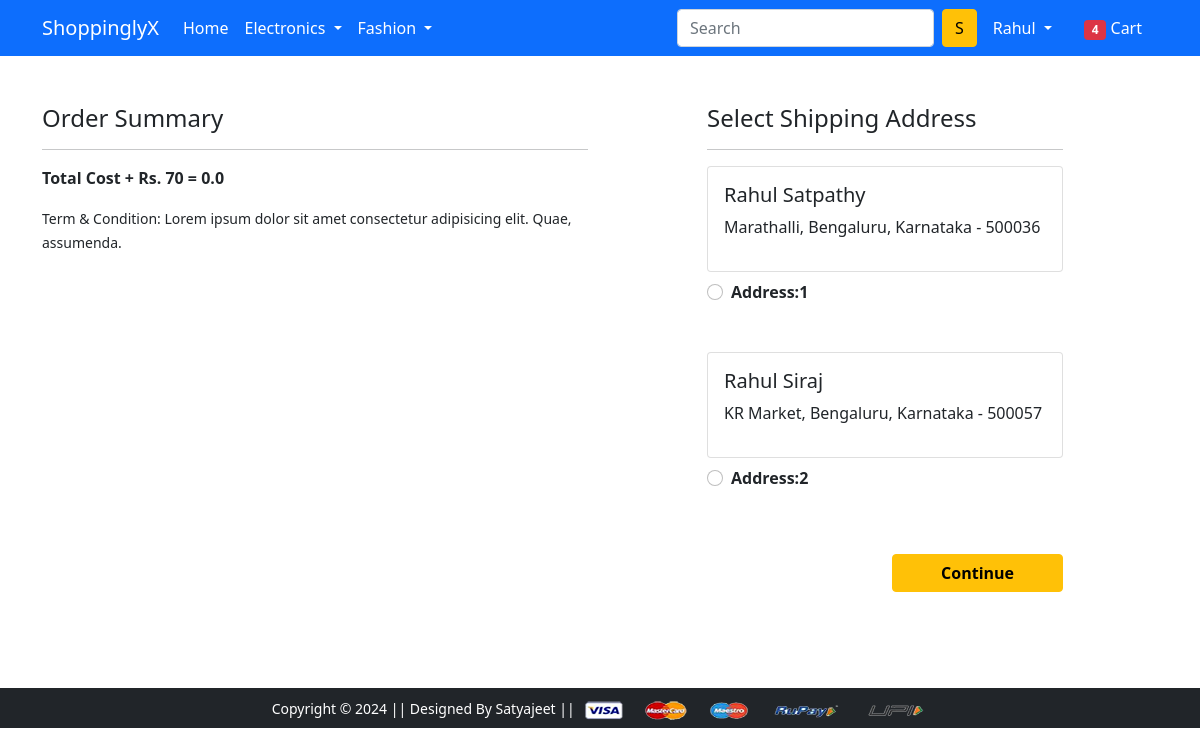
The page /checkout/ (signed in) on the database its author committed.
### app/models.py (models this page shows, shortened)
class Customer(models.Model):
    user = models.ForeignKey(User,on_delete=models.CASCADE)
    name = models.CharField(max_length=200)
    locality = models.CharField(max_length=200)
    city = models.CharField(max_length=50)
    zipcode = models.IntegerField()
    state = models.CharField(choices=STATE_CHOICES,max_length=100)

### app/views.py (the view)
# urls.py: path('checkout/', views.checkout, name='checkout'),
@login_required
def checkout(request):
    user = request.user
    add = Customer.objects.filter(user=user)
    cart_items = Cart.objects.filter(user=user)
    amount = 0.0
    shipping_amount = 70.0
    totalamount = 0.0
    cart_product = [p for p in Cart.objects.all() if p.user == user]
    if cart_product:
        for p in cart_product:
            tempamount = (p.quantity * p.product.discounted_price)
            amount += tempamount
        totalamount = amount + shipping_amount
    return render(request, 'app/checkout.html',{'add':add,'totalamount':totalamount,'cart_items':cart_items})

### app/templates/app/checkout.html (shortened to what this page needs)
{% extends 'app/base.html' %}
{% load static %}
{% block main-content %}
<div class="container">
    <div class="row mt-5">
        <div class="col-sm-6">
            <h4>Order Summary</h4>
            <hr>
            <p class="fw-bold">Total Cost + Rs. 70 = {{totalamount}}</p>
            <small>Term & Condition: Lorem ipsum dolor sit amet consectetur adipisicing elit. Quae, assumenda.</small>
        </div>
        <div class="col-sm-4 offset-sm-1">
            <h4>Select Shipping Address</h4>
            <hr>
            <form action="/paymentdone/">
                {% for ad in add %}
                <div class="card">
                    <div class="card-body">
                        <h5>{{ad.name}}</h5>
                        <p>{{ad.locality}}, {{ad.city}}, {{ad.state}} - {{ad.zipcode}}</p>
                    </div>
                </div>
                <div class="form-check mt-2 mb-5">
                    <input type="radio" class="form-check-input" name="custid" id="custadd{{forloop.counter}}" value="{{ad.id}}">
                    <label class="form-check-label fw-bold" for="custadd{{forloop.counter}}">
                        Address:{{forloop.counter}}</label>
                </div>
                {% endfor %}
                <div class="text-end">
                  <button type="submit" class="btn btn-warning mt-3 px-5 fw-bold">Continue</button>
                </div>
            </form>
        </div>
    </div>
</div>
<br><br>
{% endblock main-content%}

### app/templates/app/base.html (shortened to what this page needs)
<!doctype html>
{% load static %}
<html lang="en">
<head>
  <link href="https://cdn.jsdelivr.net/npm/bootstrap@5.0.0-beta1/dist/css/bootstrap.min.css" rel="stylesheet"
>
  <link rel="stylesheet" href="{% static 'app/css/owl.carousel.min.css' %}">
  <link rel="stylesheet" href="{% static 'app/css/all.min.css' %}">
  <link rel="stylesheet" href="{% static 'app/css/style.css' %}">
</head>
<body>
  <nav class="navbar navbar-expand-lg navbar-dark bg-primary">
    <div class="container">
      <a class="navbar-brand" href="/">ShoppinglyX</a>
      <div class="collapse navbar-collapse" id="navbarSupportedContent">
        <ul class="navbar-nav me-auto mb-2 mb-lg-0">
          <li class="nav-item">
            <a class="nav-link active" aria-current="page" href="/">Home</a>
          </li>
          <li class="nav-item dropdown">
            <a class="nav-link dropdown-toggle text-white" href="#" id="electronicsDropdown" role="button"
              data-bs-toggle="dropdown" aria-expanded="false">
              Electronics
            </a>
          </li>
          <li class="nav-item dropdown">
            <a class="nav-link dropdown-toggle text-white" href="#" id="fashionDropdown" role="button"
              data-bs-toggle="dropdown" aria-expanded="false">
              Fashion
            </a>
          </li>
        </ul>
        <form class="d-flex">
          <input class="form-control me-2" type="search" placeholder="Search" aria-label="Search">
          <button class="btn btn-warning" type="submit">S</button>
        </form>
        <div>
          <ul class="navbar-nav me-auto mb-2 mb-lg-0">
            {% if request.user.is_authenticated%}
            <li class="nav-item dropdown mx-2">
              <a class="nav-link dropdown-toggle text-white" href="#" id="profileDropdown" role="button"
                data-bs-toggle="dropdown" aria-expanded="false">
                {{request.user.username|capfirst}}
              </a>
            </li>
            <li class="nav-item mx-2">
              <a href="{% url 'showcart' %}" class="nav-link text-white"><span class="badge bg-danger">4</span> Cart
              </a>
            {% endif %}
          </ul>
        </div>
      </div>
    </div>
  </nav>
  {% block main-content %} {% endblock main-content %}
  <footer class="container-fluid bg-dark text-center p-2 mt-5">
    <small class="text-white">Copyright &copy; 2024 || Designed By Satyajeet || </small>
    <img src="{% static 'app/images/payment.png' %}" alt="" srcset="" class="img-fluid" height="2px">
  </footer>
</body>
</html>

### rows shown on the page
Customer: name "Rahul Satpathy", locality "Marathalli", city "Bengaluru", state "Karnataka", zipcode "500036"
Customer: name "Rahul Siraj", locality "KR Market", city "Bengaluru", state "Karnataka", zipcode "500057"

### other values the page prints
{{ request.user.username|capfirst }} "Rahul"
{{ totalamount }} "0.0"
